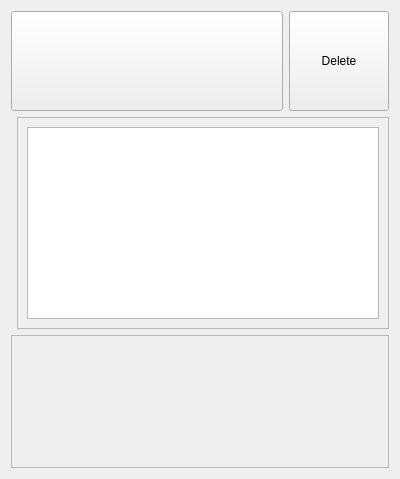
<?xml version="1.0" encoding="UTF-8"?>
<ui version="4.0">
 <class>Form</class>
 <widget class="QWidget" name="Form">
  <property name="geometry">
   <rect>
    <x>0</x>
    <y>0</y>
    <width>400</width>
    <height>479</height>
   </rect>
  </property>
  <property name="windowTitle">
   <string>Form</string>
  </property>
  <layout class="QVBoxLayout" name="verticalLayout">
   <item>
    <layout class="QHBoxLayout" name="horizontalLayout">
     <item>
      <widget class="QToolButton" name="projectDetailPage_nameButton">
       <property name="sizePolicy">
        <sizepolicy hsizetype="Expanding" vsizetype="Preferred">
         <horstretch>0</horstretch>
         <verstretch>0</verstretch>
        </sizepolicy>
       </property>
       <property name="text">
        <string/>
       </property>
      </widget>
     </item>
     <item>
      <widget class="QToolButton" name="projectDetailPage_deleteProjectButton">
       <property name="minimumSize">
        <size>
         <width>100</width>
         <height>100</height>
        </size>
       </property>
       <property name="text">
        <string>Delete</string>
       </property>
      </widget>
     </item>
    </layout>
   </item>
   <item>
    <layout class="QHBoxLayout" name="horizontalLayout_2">
     <item>
      <widget class="QFrame" name="frame_2">
       <property name="frameShape">
        <enum>QFrame::Shape::StyledPanel</enum>
       </property>
       <property name="frameShadow">
        <enum>QFrame::Shadow::Raised</enum>
       </property>
      </widget>
     </item>
     <item>
      <widget class="QFrame" name="projectDetailPage_descriptionFrame">
       <property name="sizePolicy">
        <sizepolicy hsizetype="Expanding" vsizetype="Expanding">
         <horstretch>0</horstretch>
         <verstretch>0</verstretch>
        </sizepolicy>
       </property>
       <property name="frameShape">
        <enum>QFrame::Shape::StyledPanel</enum>
       </property>
       <property name="frameShadow">
        <enum>QFrame::Shadow::Raised</enum>
       </property>
       <layout class="QVBoxLayout" name="verticalLayout_2">
        <item>
         <widget class="QPlainTextEdit" name="projectDetailPage_descriptionTextEdit"/>
        </item>
       </layout>
      </widget>
     </item>
    </layout>
   </item>
   <item>
    <widget class="QFrame" name="files_placeholderFrame">
     <property name="sizePolicy">
      <sizepolicy hsizetype="Expanding" vsizetype="Expanding">
       <horstretch>0</horstretch>
       <verstretch>0</verstretch>
      </sizepolicy>
     </property>
     <property name="frameShape">
      <enum>QFrame::Shape::StyledPanel</enum>
     </property>
     <property name="frameShadow">
      <enum>QFrame::Shadow::Raised</enum>
     </property>
    </widget>
   </item>
  </layout>
 </widget>
 <resources/>
 <connections/>
</ui>
